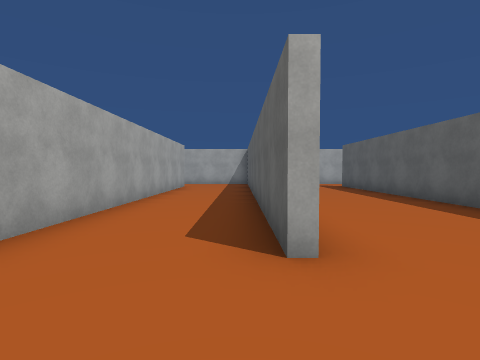
[1] (above)

20 first-person views from a walk through a scene from a Unity 3-D project. The camera is 1.4 m above the floor, tilts 2° down and sees 80° across. The floor is counted in squares, 2 m on a side. Each view is taken from the middle of a square. On the plan, view 1 faces up. The plan holds only what a view shows up to about 10 squares ahead; the rest is blank. The place goes on beyond the plan. The player is left out. Some surface patterns are stand-ins.

[2]
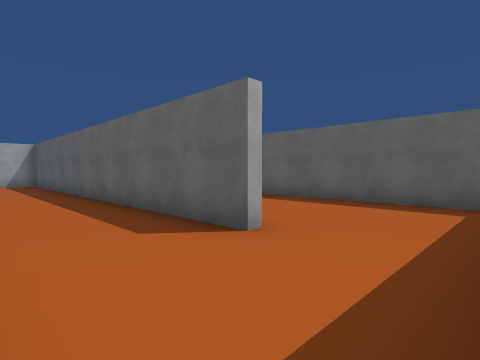

[3]
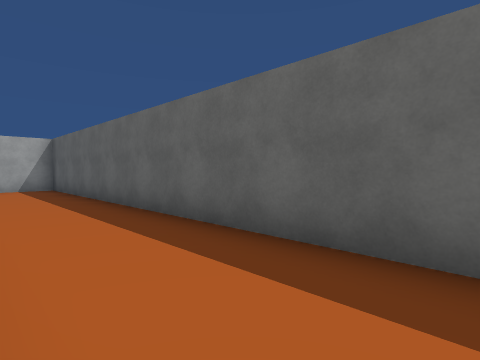

[4]
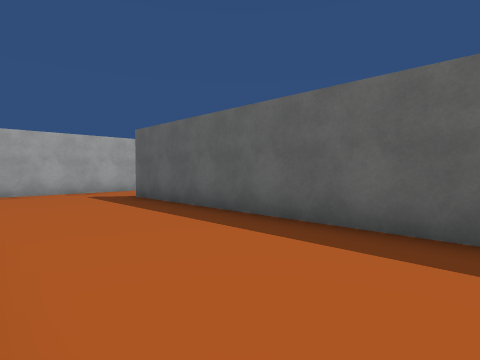

[5]
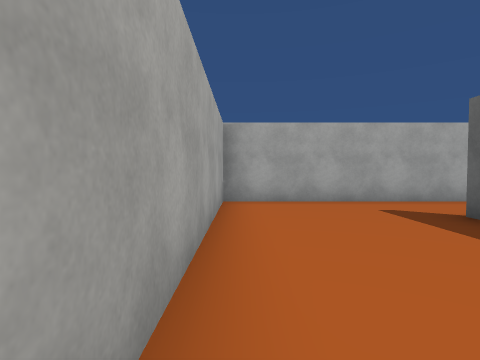

[6]
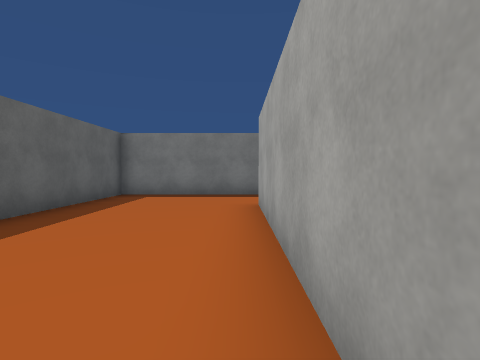

[7]
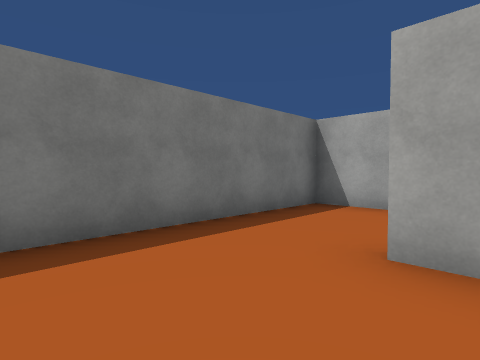

[8]
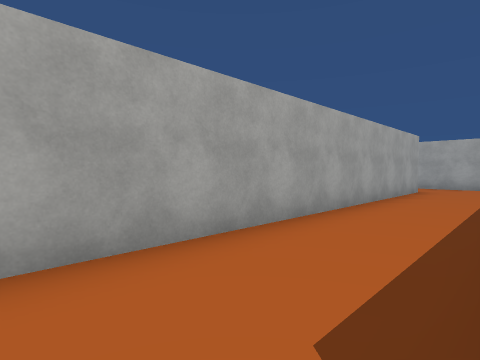

[9]
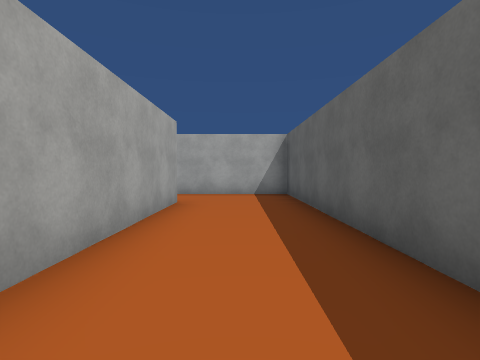

[10]
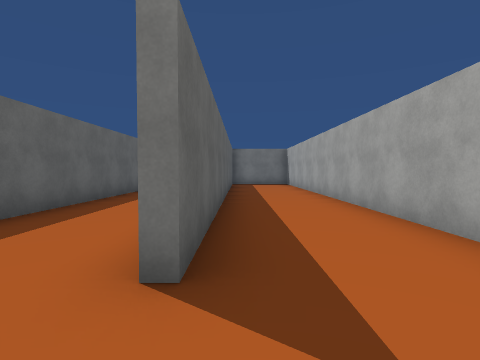

[11]
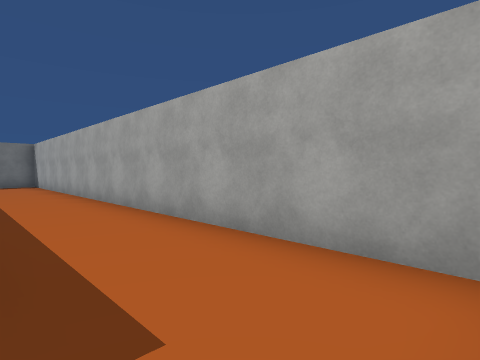

[12]
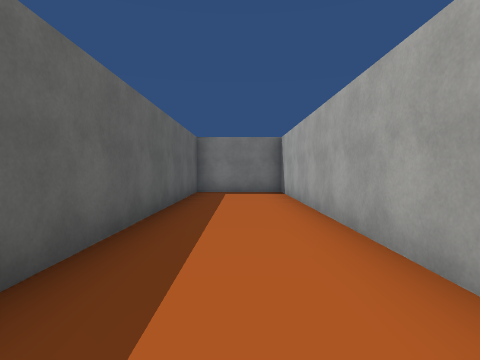

[13]
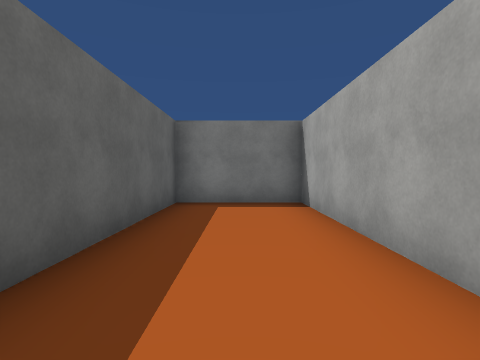

[14]
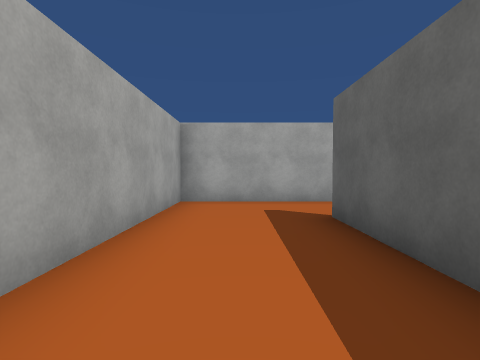

[15]
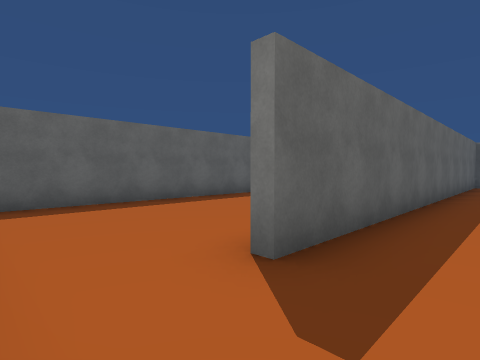

[16]
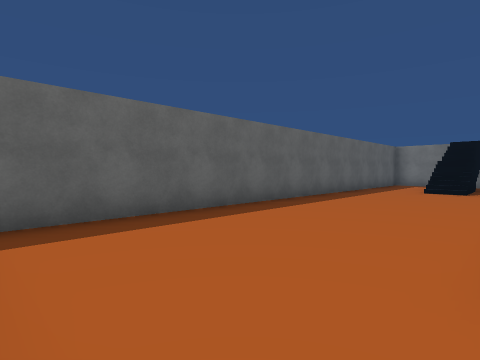

[17]
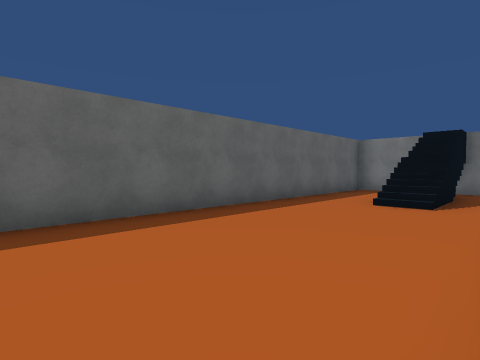

[18]
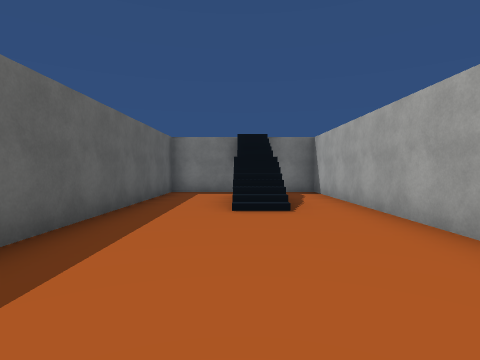

[19]
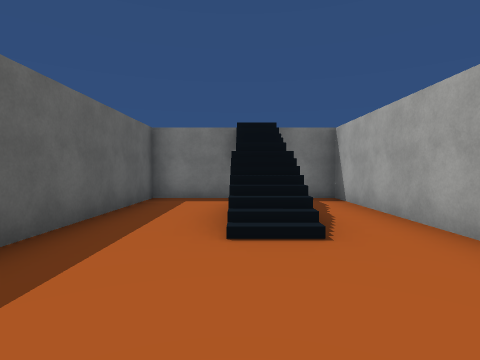

[20]
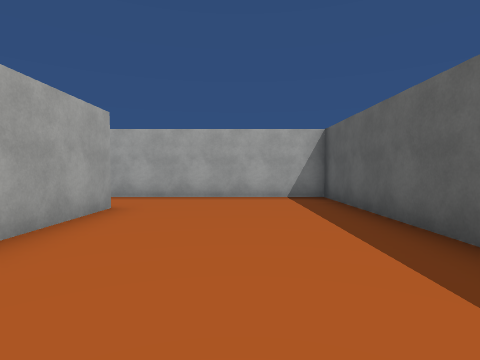

### Floor plan
Key: @ floor where view 1 was taken; # wall or solid block; . floor; / step, stairs or slope.
Columns run from 6 left of view 1 to 10 right of it. Each row starts with its distance up from view 1.
 15 #################
 14 #.....#.........#
 13 #.....#.........#
 12 #..#..#...#.....#
 11 #..#..#...#.....#
 10 #..#..#...#.....#
  9 #..#..#...#.....#
  8 #..#..#...#.....#
  7 #..#..#...#.....#
  6 #..#..#...#.....#
  5 #..#..#...#.....#
  4 #..#..#...#.//..#
  3 #..#..#...#.//..#
  2 #..#......#./#..#
  1 #..#......#.//..#
  0 #..#..@...#./...#
 -1 #################

Where each view was taken, in squares from view 1:
view 1: 0 up, 0 right, facing up
view 2: 0 up, 2 left, facing up-right
view 3: 3 up, 2 left, facing up-right
view 4: 5 up, 1 right, facing up-right
view 5: 8 up, 1 right, facing up
view 6: 8 up, 1 right, facing down
view 7: 3 up, 3 right, facing down-left
view 8: 2 up, 0 right, facing up-left
view 9: 6 up, 1 left, facing up
view 10: 14 up, 3 left, facing down
view 11: 14 up, 3 left, facing down-left
view 12: 9 up, 4 left, facing down
view 13: 6 up, 4 left, facing down
view 14: 8 up, 4 left, facing up
view 15: 14 up, 3 right, facing down-right
view 16: 14 up, 5 right, facing down-right
view 17: 10 up, 5 right, facing down-right
view 18: 9 up, 7 right, facing down
view 19: 7 up, 7 right, facing down
view 20: 7 up, 7 right, facing up
